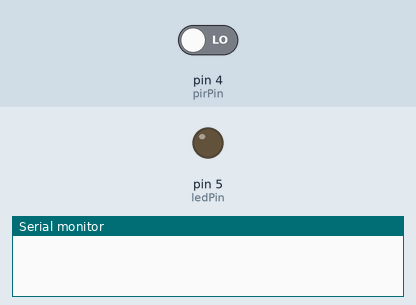
Simulated run of this sketch. Board: Arduino Uno, built with avr-gcc and run on an emulated ATmega328P. Parts: output pins drawn as LEDs (lit = HIGH), the last lines printed to the serial monitor. Inputs (shaded band) come from the test bench; at power-on: pin 4 (pirPin) LOW.

Above: at 1.2 s.
1.3 s: pin 4 (pirPin) driven HIGH
At 1.7 s:
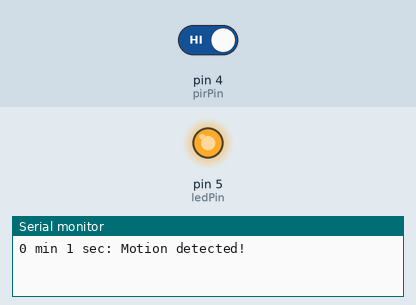
2.8 s: pin 4 (pirPin) driven LOW
At 4.0 s:
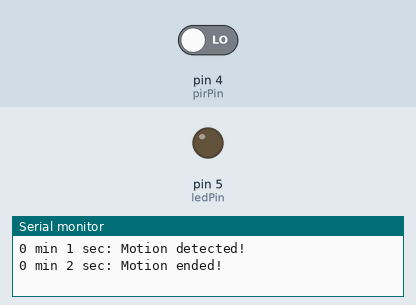
Timing chart, 0 to 5.8 s (numbered marks = the images above; inputs shaded):
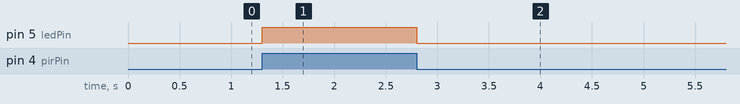

Measured:
- after the input at 1.3 s, pin 5 (ledPin): LOW → HIGH at once
- after the input at 2.8 s, pin 5 (ledPin): HIGH → LOW at once

The sketch:

calisanMotionDetect2.ino
```cpp
/*
    PIR Motion Detector HC-SR501

    Testing a passive infra-red sensor.

    Sensor module is powered up after a minute. During initializing time, it will output 0-3 times. One minute later it comes into standby.

    Keep the surface of the lens from close lighting source and wind, which will introduce interference.

    Sensing range: <120 degree (CCW), within 3 metres (CCW) - 7 metres (CW)
    Delay time: 0.3 min - 5 min (5s CCW - 300 s CW)
    Lock time: 0.2 sec
    Voltage: 5V-20V
    TTL output: 3.3V, 0V
    Trigger methods: L - disable repeat trigger, H - enable repeat trigger

    Connections:
    PIR - Arduino
    VCC - 5V
    OUT - D2
    GND - GND

    LED + 220 ohm resistor connected to D4 and GND
*/

// remove this line if using Arduino IDE
#include <Arduino.h>

#define MINUTE 60000 // for converting milliseconds to a minute
#define SECOND 1000 // for converting milliseconds to a second

int ledPin = 5;                // pin for the LED
int pirPin = 4;                // signal pin of the PIR sensor

int lastPirVal = LOW;          // the last value of the PIR sensor
int pirVal;                    // the current value of the PIR sensor

unsigned long myTime;          // number of milliseconds passed since the Arduino started running the code itself
char printBuffer[128];

void setup() {
  pinMode(ledPin, OUTPUT);    // declare LED as output
  pinMode(pirPin, INPUT);     // declare PIR sensor as input

  Serial.begin(9600);
}

void loop(){
  pirVal = digitalRead(pirPin);  // read current input value

  if (pirVal == HIGH) { // movement detected
    digitalWrite(ledPin, HIGH);  // turn LED on

    if (lastPirVal == LOW) { // if there was NO movement before
      myTime = millis();
      sprintf(printBuffer, "%lu min %lu sec: Motion detected!", myTime/MINUTE, myTime%MINUTE/SECOND);
      Serial.println(printBuffer);
      lastPirVal = HIGH;
    }
  } else { // no movement detected
    digitalWrite(ledPin, LOW); // turn LED off

    if (lastPirVal == HIGH){ // if there was a movement before
      myTime = millis();
      sprintf(printBuffer, "%lu min %lu sec: Motion ended!", myTime/MINUTE, myTime%MINUTE/SECOND);
      Serial.println(printBuffer);
      lastPirVal = LOW;
    }
  }
}
```
